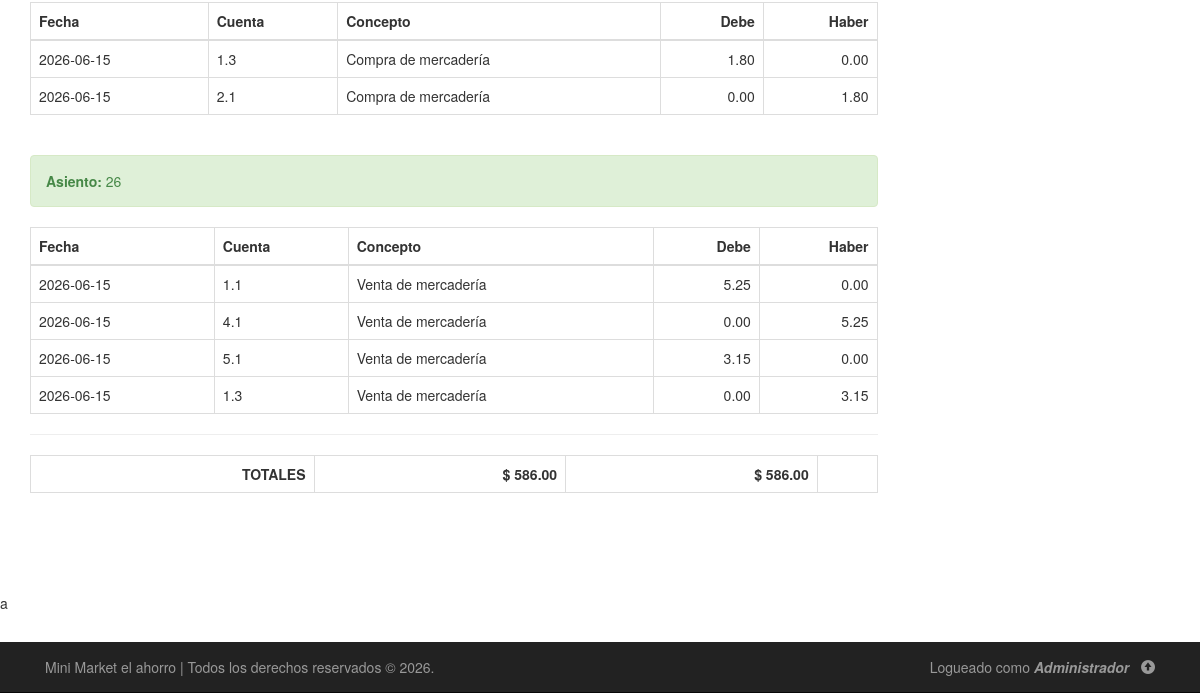
The page /php/diario.php (signed in, lower part) on the database as committed earlier.
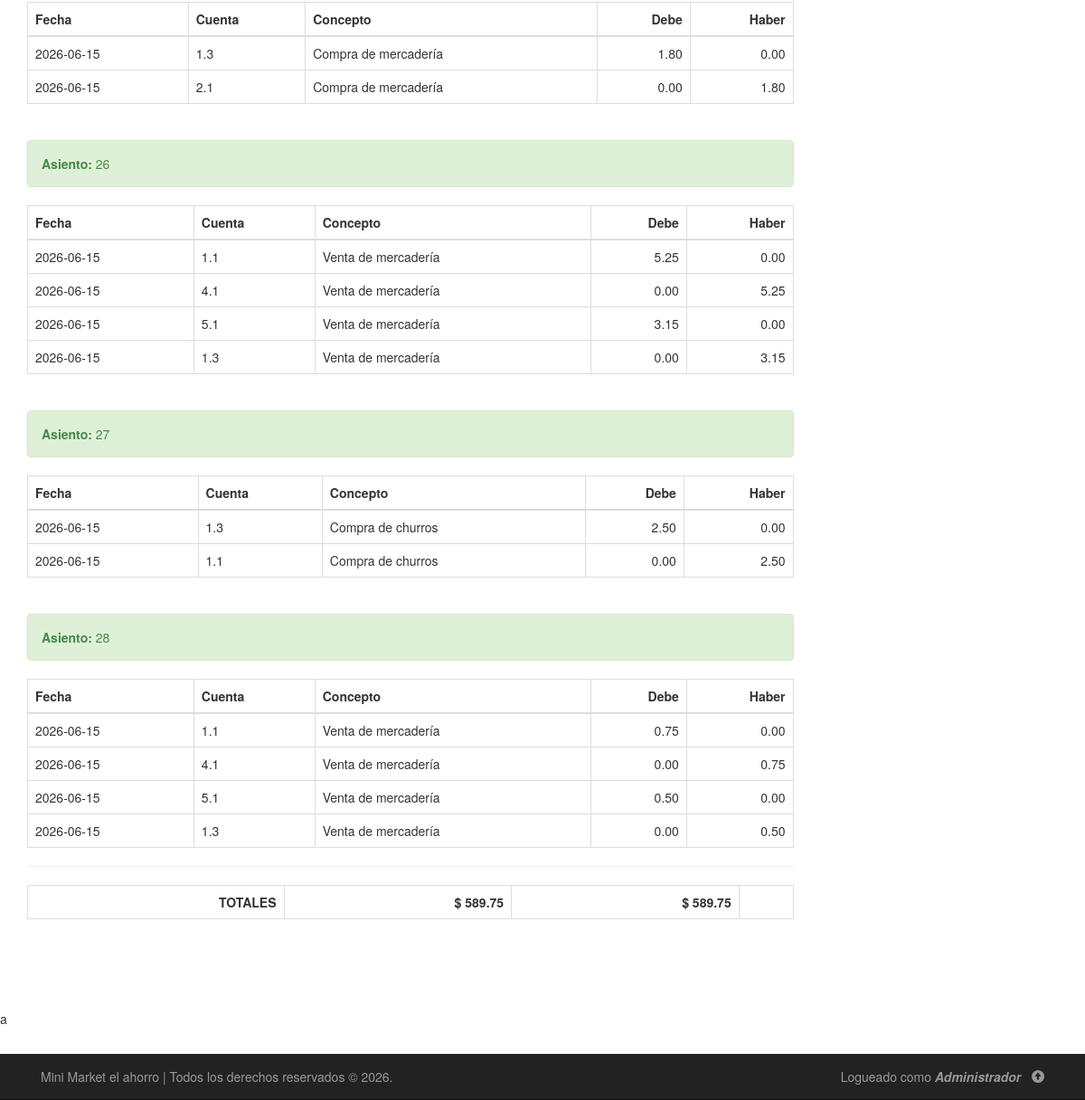
The same page on the database as committed later.
### tables this page shows
CREATE TABLE `registro` (
  `id` int NOT NULL,
  `fecha` date NOT NULL,
  `transaccion` int NOT NULL,
  `tipo` varchar(20) NOT NULL,
  `cuenta` varchar(20) DEFAULT NULL,
  `concepto` varchar(255) DEFAULT NULL,
  `debe` decimal(18,2) DEFAULT NULL,
  `haber` decimal(18,2) DEFAULT NULL,
  `descripcion` varchar(255) DEFAULT NULL,
  `partida_doble` varchar(20) DEFAULT NULL,
  `justificante` varchar(30) DEFAULT NULL,
  `fecha_modificacion` date DEFAULT NULL,
  `usuario_creacion` varchar(50) DEFAULT NULL,
  `usuario_modif` varchar(50) DEFAULT NULL,
  `ip` varchar(15) DEFAULT NULL
);

### php/diario.php (the view, shortened to what this page needs)
<?php
include("conexion.php");
?>
<!DOCTYPE html>
<html lang="es">
<head>
    <link rel="stylesheet" href="../css/bootstrap.min.css"/>
    <link rel="stylesheet" href="../css/estilos.css"/>
</head>
<body>
<div class="container" id="contenido">
<div class="row">
    <div class="col-xs-12 col-sm-9">
        <?php
        $sql = "
            SELECT *
            FROM registro
            ORDER BY transaccion ASC, id ASC
        ";
        $resultado = $conexion->query($sql);
        if($resultado->num_rows > 0){
            $actual = null;
            while($row = $resultado->fetch_assoc()){
                if($actual != $row["transaccion"]){
                    if($actual != null){
                        echo "</tbody></table><br>";
                    }
                    $actual = $row["transaccion"];
                    echo "<div class='alert alert-success'>";
                    echo "<strong>Asiento: </strong> " . $actual;
                    echo "</div>";
                    echo "<table class='table table-bordered table-hover'>";
                    echo "<thead>
                            <tr>
                                <th>Fecha</th>
                                <th>Cuenta</th>
                                <th>Concepto</th>
                                <th class='text-right'>Debe</th>
                                <th class='text-right'>Haber</th>
                            </tr>
                          </thead>
                          <tbody>";
                }
                echo "<tr>";
                echo "<td>".$row['fecha']."</td>";
                echo "<td>".$row['cuenta']."</td>";
                echo "<td>".$row['concepto']."</td>";
                echo "<td class='text-right'>".number_format($row['debe'],2)."</td>";
                echo "<td class='text-right'>".number_format($row['haber'],2)."</td>";
                echo "</tr>";
            }
            echo "</tbody></table>";
            $tot = $conexion->query("
                SELECT
                    SUM(debe) AS debe,
                    SUM(haber) AS haber
                FROM registro
            ")->fetch_assoc();
            $dif = $tot["debe"] - $tot["haber"];
            echo "<hr>";
            echo "<table class='table table-bordered'>";
            echo "<tr>";
            echo "<td class='text-right'><strong>TOTALES</strong></td>";
            echo "<td class='text-right'><strong>$ ".number_format($tot["debe"],2)."</strong></td>";
            echo "<td class='text-right'><strong>$ ".number_format($tot["haber"],2)."</strong></td>";
            if($dif != 0){
                echo "<td class='danger text-right'><strong>DIF: $ ".number_format($dif,2)."</strong></td>";
            } else {
                echo "<td></td>";
            }
            echo "</tr>";
            echo "</table>";
        } else {
            echo "<div class='alert alert-info'>No hay movimientos registrados.</div>";
        }
        ?>
    </div>
    <?php include("sidebar.php"); ?>
</div>
</div>
<?php include("footer.php"); ?>a
</body>
</html>

Rows that differ between the two databases and show on the page:
added registro: transaccion "27", fecha "2026-06-15", cuenta "1.3", concepto "Compra de churros", debe "2.50", haber "0.00"
added registro: fecha "2026-06-15", cuenta "1.1", concepto "Compra de churros", debe "0.00", haber "2.50"
added registro: transaccion "28", fecha "2026-06-15", cuenta "1.1", concepto "Venta de mercadería", debe "0.75", haber "0.00"
added registro: fecha "2026-06-15", cuenta "4.1", concepto "Venta de mercadería", debe "0.00", haber "0.75"
added registro: fecha "2026-06-15", cuenta "5.1", concepto "Venta de mercadería", debe "0.50", haber "0.00"
added registro: fecha "2026-06-15", cuenta "1.3", concepto "Venta de mercadería", debe "0.00", haber "0.50"
Other text that changed with them:
$tot["debe"]: "586.00" → "589.75"
$tot["haber"]: "586.00" → "589.75"
